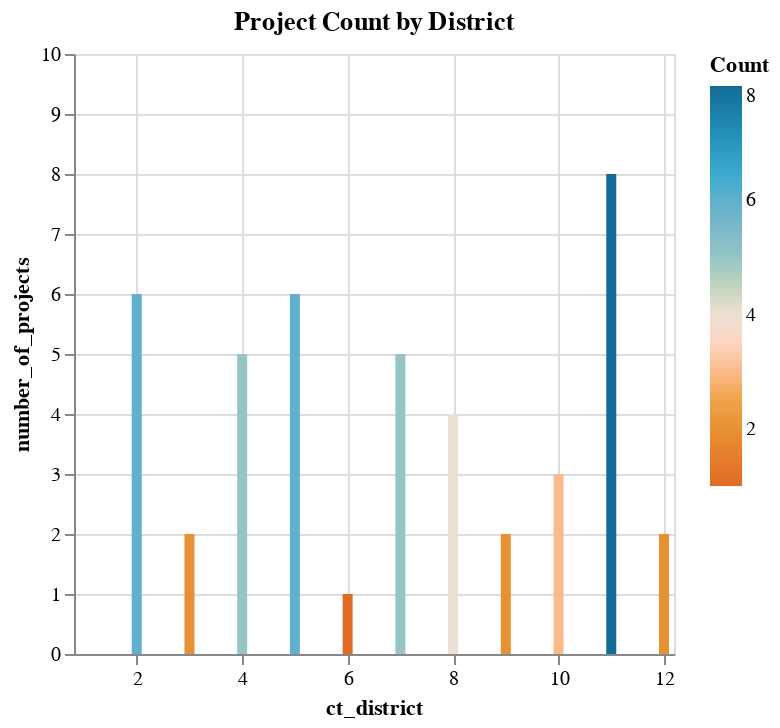

Notebook code cell kept with this figure:
### Markdown cell above
#### Adjusting the Axis
* Sometimes, we want to adjust the axis to have a min and max value.
* You do so using the `scale=alt.Scale(domain=[min_value, max_value]))` argument behind the X and Y axis.

### Code cell
alt.Chart(pivot_median, title="Project Count by District").mark_bar().encode(
    x=alt.X("ct_district", scale=alt.Scale(domain=[1, 12])),
    y=alt.Y("number_of_projects", scale=alt.Scale(domain=[0, 10])),
    color=alt.Color(
        "number_of_projects",
        title="Count",
        scale=alt.Scale(range=calitp_color_palette.CALITP_DIVERGING_COLORS),
    ),
)

### Figure 1 — Vega-Lite specification as saved in the notebook (floating-point values rounded to 4 significant figures)
{"config": {"view": {"continuousWidth": 300, "continuousHeight": 300}}, "data": {"name": "data-9b04d3590f74ac1a3c351c2b684fca70"}, "mark": {"type": "bar"}, "encoding": {"color": {"field": "number_of_projects", "scale": {"range": ["#E16B26", "#EB9F3C", "#f6e7e1", "#8CBCCB", "#2EA8CE", "#136C97"]}, "title": "Count", "type": "quantitative"}, "x": {"field": "ct_district", "scale": {"domain": [1, 12]}, "type": "quantitative"}, "y": {"field": "number_of_projects", "scale": {"domain": [0, 10]}, "type": "quantitative"}}, "title": "Project Count by District", "$schema": "https://vega.github.io/schema/vega-lite/v5.14.1.json", "datasets": {"data-9b04d3590f74ac1a3c351c2b684fca70": [{"ct_district": 2, "median": 64.5, "number_of_projects": 6}, {"ct_district": 3, "median": 76.0, "number_of_projects": 2}, {"ct_district": 4, "median": 76.0, "number_of_projects": 5}, {"ct_district": 5, "median": 74.0, "number_of_projects": 6}, {"ct_district": 6, "median": 76.0, "number_of_projects": 1}, {"ct_district": 7, "median": 78.0, "number_of_projects": 5}, {"ct_district": 8, "median": 74.5, "number_of_projects": 4}, {"ct_district": 9, "median": 67.0, "number_of_projects": 2}, {"ct_district": 10, "median": 65.0, "number_of_projects": 3}, {"ct_district": 11, "median": 68.0, "number_of_projects": 8}, {"ct_district": 12, "median": 62.0, "number_of_projects": 2}]}}
